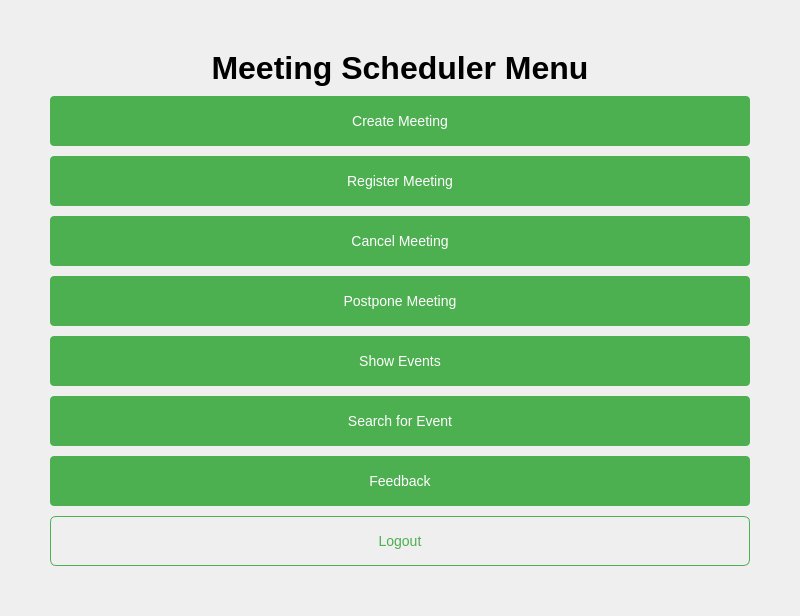
<?xml version="1.0" encoding="UTF-8"?>
<ui version="4.0">
 <class>Menu</class>
 <widget class="QWidget" name="Menu">
  <property name="geometry">
   <rect>
    <x>0</x>
    <y>0</y>
    <width>800</width>
    <height>600</height>
   </rect>
  </property>
  <property name="windowTitle">
   <string>Meeting Scheduler</string>
  </property>
  <layout class="QVBoxLayout" name="verticalLayout">
   <property name="spacing">
    <number>10</number>
   </property>
   <property name="leftMargin">
    <number>50</number>
   </property>
   <property name="topMargin">
    <number>50</number>
   </property>
   <property name="rightMargin">
    <number>50</number>
   </property>
   <property name="bottomMargin">
    <number>50</number>
   </property>
   <item>
    <widget class="QLabel" name="headerLabel">
     <property name="font">
      <font>
       <pointsize>24</pointsize>
       <weight>75</weight>
       <bold>true</bold>
      </font>
     </property>
     <property name="text">
      <string>Meeting Scheduler Menu</string>
     </property>
     <property name="alignment">
      <set>Qt::AlignmentFlag::AlignHCenter</set>
     </property>
    </widget>
   </item>
   <item>
    <spacer name="verticalSpacerTop">
     <property name="orientation">
      <enum>Qt::Orientation::Vertical</enum>
     </property>
     <property name="sizeHint" stdset="0">
      <size>
       <width>20</width>
       <height>40</height>
      </size>
     </property>
    </spacer>
   </item>
   <item>
    <widget class="QPushButton" name="create_meeting">
     <property name="minimumSize">
      <size>
       <width>0</width>
       <height>50</height>
      </size>
     </property>
     <property name="styleSheet">
      <string notr="true">QPushButton {
    background-color: #4CAF50;
    color: white;
    padding: 4px 8px;
    border: none;
    border-radius: 4px;
    font-size: 14px;
}
QPushButton:hover {
    background-color: #45a049;
}
QPushButton:pressed { background-color: #3d8b40; }</string>
     </property>
     <property name="text">
      <string>Create Meeting</string>
     </property>
    </widget>
   </item>
   <item>
    <widget class="QPushButton" name="register_meeting">
     <property name="minimumSize">
      <size>
       <width>0</width>
       <height>50</height>
      </size>
     </property>
     <property name="styleSheet">
      <string notr="true">QPushButton {
    background-color: #4CAF50;
    color: white;
    padding: 4px 8px;
    border: none;
    border-radius: 4px;
    font-size: 14px;
}
QPushButton:hover {
    background-color: #45a049;
}
QPushButton:pressed { background-color: #3d8b40; }</string>
     </property>
     <property name="text">
      <string>Register Meeting</string>
     </property>
    </widget>
   </item>
   <item>
    <widget class="QPushButton" name="cancel_meeting">
     <property name="minimumSize">
      <size>
       <width>0</width>
       <height>50</height>
      </size>
     </property>
     <property name="styleSheet">
      <string notr="true">QPushButton {
    background-color: #4CAF50;
    color: white;
    padding: 4px 8px;
    border: none;
    border-radius: 4px;
    font-size: 14px;
}
QPushButton:hover {
    background-color: #45a049;
}
QPushButton:pressed { background-color: #3d8b40; }</string>
     </property>
     <property name="text">
      <string>Cancel Meeting</string>
     </property>
    </widget>
   </item>
   <item>
    <widget class="QPushButton" name="postpone_meeting">
     <property name="minimumSize">
      <size>
       <width>0</width>
       <height>50</height>
      </size>
     </property>
     <property name="styleSheet">
      <string notr="true">QPushButton {
    background-color: #4CAF50;
    color: white;
    padding: 4px 8px;
    border: none;
    border-radius: 4px;
    font-size: 14px;
}
QPushButton:hover {
    background-color: #45a049;
}
QPushButton:pressed { background-color: #3d8b40; }</string>
     </property>
     <property name="text">
      <string>Postpone Meeting</string>
     </property>
    </widget>
   </item>
   <item>
    <widget class="QPushButton" name="show_events">
     <property name="minimumSize">
      <size>
       <width>0</width>
       <height>50</height>
      </size>
     </property>
     <property name="styleSheet">
      <string notr="true">QPushButton {
    background-color: #4CAF50;
    color: white;
    padding: 4px 8px;
    border: none;
    border-radius: 4px;
    font-size: 14px;
}
QPushButton:hover {
    background-color: #45a049;
}
QPushButton:pressed { background-color: #3d8b40; }</string>
     </property>
     <property name="text">
      <string>Show Events</string>
     </property>
    </widget>
   </item>
   <item>
    <widget class="QPushButton" name="search_for_event">
     <property name="minimumSize">
      <size>
       <width>0</width>
       <height>50</height>
      </size>
     </property>
     <property name="styleSheet">
      <string notr="true">QPushButton {
    background-color: #4CAF50;
    color: white;
    padding: 4px 8px;
    border: none;
    border-radius: 4px;
    font-size: 14px;
}
QPushButton:hover {
    background-color: #45a049;
}
QPushButton:pressed { background-color: #3d8b40; }</string>
     </property>
     <property name="text">
      <string>Search for Event</string>
     </property>
    </widget>
   </item>
   <item>
    <widget class="QPushButton" name="feedback">
     <property name="minimumSize">
      <size>
       <width>0</width>
       <height>50</height>
      </size>
     </property>
     <property name="styleSheet">
      <string notr="true">QPushButton {
    background-color: #4CAF50;
    color: white;
    padding: 4px 8px;
    border: none;
    border-radius: 4px;
    font-size: 14px;
}
QPushButton:hover {
    background-color: #45a049;
}
QPushButton:pressed { background-color: #3d8b40; }</string>
     </property>
     <property name="text">
      <string>Feedback</string>
     </property>
    </widget>
   </item>
   <item>
    <widget class="QPushButton" name="pushButton">
     <property name="minimumSize">
      <size>
       <width>0</width>
       <height>50</height>
      </size>
     </property>
     <property name="styleSheet">
      <string notr="true">QPushButton {
    color: #4CAF50;
    background: transparent;
    border: 1px solid #4CAF50;
    border-radius: 6px;
    font-size: 14px;
    padding: 8px;
}
QPushButton:hover {
    background-color: rgba(76, 175, 80, 0.1);
}
QPushButton:pressed {
    background-color: rgba(76, 175, 80, 0.2);
}</string>
     </property>
     <property name="text">
      <string>Logout</string>
     </property>
    </widget>
   </item>
   <item>
    <spacer name="verticalSpacerBottom">
     <property name="orientation">
      <enum>Qt::Orientation::Vertical</enum>
     </property>
     <property name="sizeHint" stdset="0">
      <size>
       <width>20</width>
       <height>40</height>
      </size>
     </property>
    </spacer>
   </item>
  </layout>
 </widget>
 <resources/>
 <connections/>
</ui>
